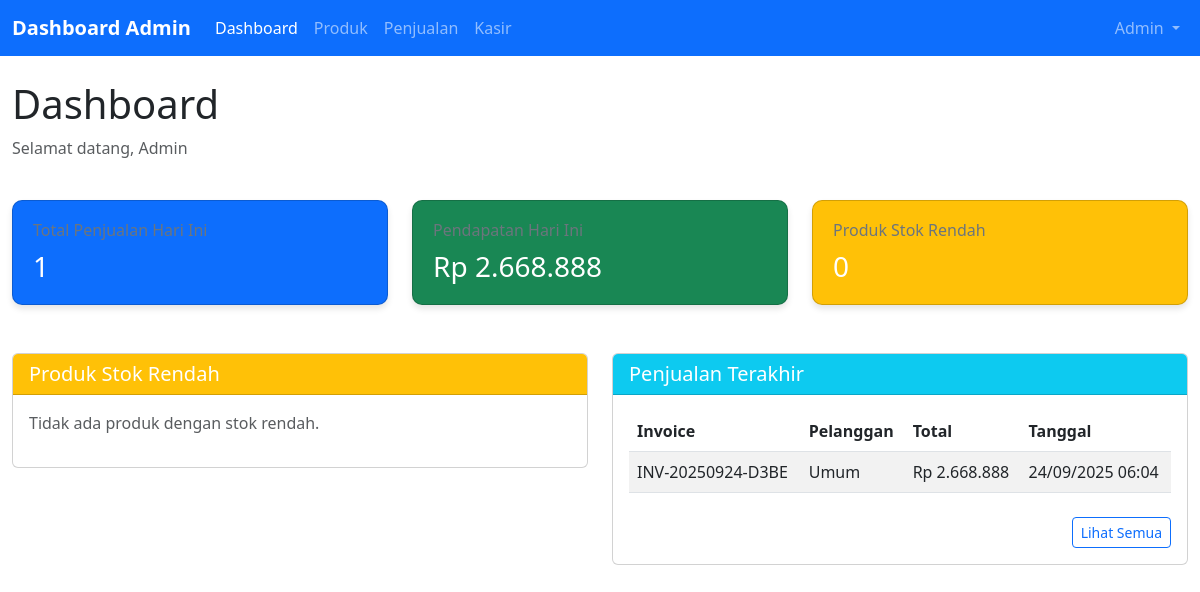
The app's page /admin_dashboard.php (signed in) with its own data.
### tables this page shows
CREATE TABLE `sales` (
  `id` int(11) NOT NULL,
  `invoice_no` varchar(20) NOT NULL,
  `customer_id` int(11) DEFAULT NULL,
  `total_amount` decimal(10,2) NOT NULL,
  `total_items` int(11) NOT NULL,
  `pembayaran_method` varchar(20) NOT NULL,
  `created_at` timestamp NOT NULL DEFAULT current_timestamp()
);

### admin_dashboard.php (the view, shortened to what this page needs)
<?php
require_once 'koneksi.php';
$today = date('Y-m-d');
$sql_today = "SELECT COUNT(*) as total_sales, SUM(total_amount) as total_revenue
              FROM sales
              WHERE DATE(created_at) = ?";
$stmt_today = $conn->prepare($sql_today);
$stmt_today->bind_param("s", $today);
$stmt_today->execute();
$result_today = $stmt_today->get_result();
$today_summary = $result_today->fetch_assoc();
$sql_low_stock = "SELECT id, nama, stok FROM products WHERE stok < 10 ORDER BY stok ASC LIMIT 5";
$result_low_stock = $conn->query($sql_low_stock);
$sql_recent_sales = "SELECT s.invoice_no, s.total_amount, s.created_at, c.nama as customer_nama
                    FROM sales s
                    LEFT JOIN customers c ON s.customer_id = c.id
                    ORDER BY s.created_at DESC LIMIT 5";
$result_recent_sales = $conn->query($sql_recent_sales);
?>
<!DOCTYPE html>
<html lang="id">
<head>
    <link href="https://cdn.jsdelivr.net/npm/bootstrap@5.3.0/dist/css/bootstrap.min.css" rel="stylesheet">
</head>
<body>
    <nav class="navbar navbar-expand-lg navbar-dark bg-primary">
        <div class="container-fluid">
            <a class="navbar-brand" href="admin_dashboard.php">Dashboard Admin</a>
            <div class="collapse navbar-collapse" id="navbarNav">
                <ul class="navbar-nav me-auto">
                    <li class="nav-item">
                        <a class="nav-link active" href="admin_dashboard.php">Dashboard</a>
                    </li>
                    <li class="nav-item">
                        <a class="nav-link" href="products.php">Produk</a>
                    </li>
                    <li class="nav-item">
                        <a class="nav-link" href="sales_list.php">Penjualan</a>
                    </li>
                    <li class="nav-item">
                        <a class="nav-link" href="pos.php">Kasir</a>
                    </li>
                </ul>
                <ul class="navbar-nav">
                    <li class="nav-item dropdown">
                        <a class="nav-link dropdown-toggle" href="#" id="navbarDropdown" role="button" data-bs-toggle="dropdown">
                            <?php echo $_SESSION['admin_name']; ?>
                        </a>
                    </li>
                </ul>
            </div>
        </div>
    </nav>
    <div class="container-fluid mt-4">
        <div class="row mb-4">
            <div class="col-12">
                <h1>Dashboard</h1>
                <p class="text-muted">Selamat datang, <?php echo $_SESSION['admin_name']; ?></p>
            </div>
        </div>
        <div class="row mb-4">
            <div class="col-md-4 mb-4">
                <div class="card dashboard-card bg-primary text-white">
                    <div class="card-body">
                        <h5>Total Penjualan Hari Ini</h5>
                        <h3><?php echo $today_summary['total_sales'] ?? 0; ?></h3>
                    </div>
                </div>
            </div>
            <div class="col-md-4 mb-4">
                <div class="card dashboard-card bg-success text-white">
                    <div class="card-body">
                        <h5>Pendapatan Hari Ini</h5>
                        <h3>Rp <?php echo number_format($today_summary['total_revenue'] ?? 0, 0, ',', '.'); ?></h3>
                    </div>
                </div>
            </div>
            <div class="col-md-4 mb-4">
                <div class="card dashboard-card bg-warning text-white">
                    <div class="card-body">
                        <h5>Produk Stok Rendah</h5>
                        <h3><?php echo $result_low_stock->num_rows; ?></h3>
                    </div>
                </div>
            </div>
        </div>
        <div class="row">
            <div class="col-lg-6 mb-4">
                <div class="card">
                    <div class="card-header bg-warning text-white">
                        <h5 class="mb-0">Produk Stok Rendah</h5>
                    </div>
                    <div class="card-body">
                        <?php if ($result_low_stock->num_rows > 0): ?>
                            <div class="table-responsive">
                                <table class="table table-striped">
                                    <thead>
                                        <tr>
                                            <th>Nama Produk</th>
                                            <th>Stok</th>
                                            <th>Aksi</th>
                                        </tr>
                                    </thead>
                                    <tbody>
                                        <?php while ($product = $result_low_stock->fetch_assoc()): ?>
                                            <tr>
                                                <td><?php echo $product['nama']; ?></td>
                                                <td>
                                                    <span class="badge bg-danger"><?php echo $product['stok']; ?></span>
                                                </td>
                                                <td>
                                                    <a href="product_form.php?id=<?php echo $product['id']; ?>" class="btn btn-sm btn-primary">Edit</a>
                                                </td>
                                            </tr>
                                        <?php endwhile; ?>
                                    </tbody>
                                </table>
                            </div>
                        <?php else: ?>
                            <p class="text-muted">Tidak ada produk dengan stok rendah.</p>
                        <?php endif; ?>
                    </div>
                </div>
            </div>
            <div class="col-lg-6 mb-4">
                <div class="card">
                    <div class="card-header bg-info text-white">
                        <h5 class="mb-0">Penjualan Terakhir</h5>
                    </div>
                    <div class="card-body">
                        <?php if ($result_recent_sales->num_rows > 0): ?>
                            <div class="table-responsive">
                                <table class="table table-striped">
                                    <thead>
                                        <tr>
                                            <th>Invoice</th>
                                            <th>Pelanggan</th>
                                            <th>Total</th>
                                            <th>Tanggal</th>
                                        </tr>
                                    </thead>
                                    <tbody>
                                        <?php while ($sale = $result_recent_sales->fetch_assoc()): ?>
                                            <tr>
                                                <td><?php echo $sale['invoice_no']; ?></td>
                                                <td><?php echo $sale['customer_nama'] ?? 'Umum'; ?></td>
                                                <td>Rp <?php echo number_format($sale['total_amount'], 0, ',', '.'); ?></td>
                                                <td><?php echo date('d/m/Y H:i', strtotime($sale['created_at'])); ?></td>
                                            </tr>
                                        <?php endwhile; ?>
                                    </tbody>
                                </table>
                            </div>
                            <div class="text-end mt-2">
                                <a href="sales_list.php" class="btn btn-sm btn-outline-primary">Lihat Semua</a>
                            </div>
                        <?php else: ?>
                            <p class="text-muted">Belum ada transaksi penjualan.</p>
                        <?php endif; ?>
                    </div>
                </div>
            </div>
        </div>
    </div>
</body>
</html>

### admin_dashboard.php (style rules this page uses)
.dashboard-card { border-radius: 10px; box-shadow: 0 4px 6px rgba(0, 0, 0, 0.1); transition: transform 0.3s; }
.dashboard-card .card-body { padding: 20px; }
.dashboard-card h5 { font-size: 1rem; color: #6c757d; margin-bottom: 10px; }
.dashboard-card h3 { font-size: 1.75rem; margin-bottom: 0; }
.navbar-brand { font-weight: bold; }

### records on screen
sales: invoice_no "INV-20250924-D3BE", customer_nama "Umum", total_amount "2.668.888", created_at "24/09/2025 06:04"

### other values on screen
$_SESSION['admin_name'] "Admin"
$today_summary['total_sales'] "1"
$today_summary['total_revenue'] "2.668.888"
$result_low_stock->num_rows "0"
